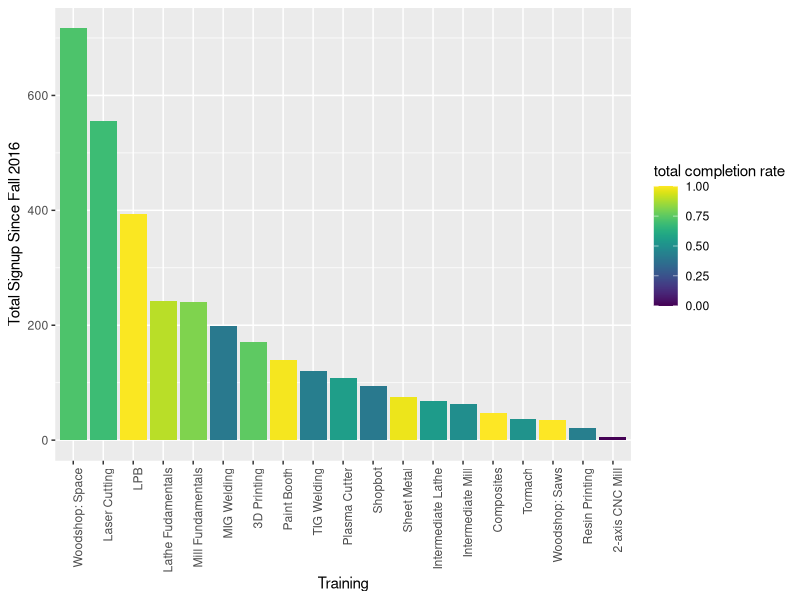
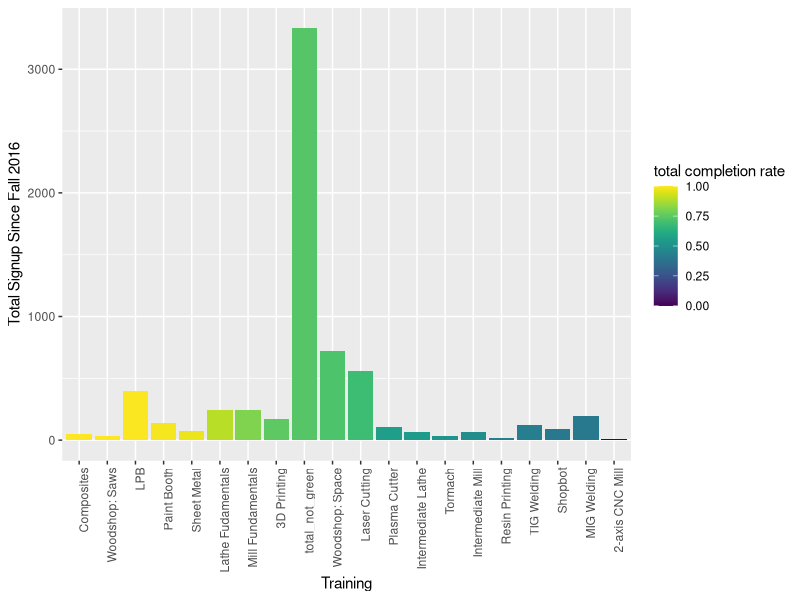
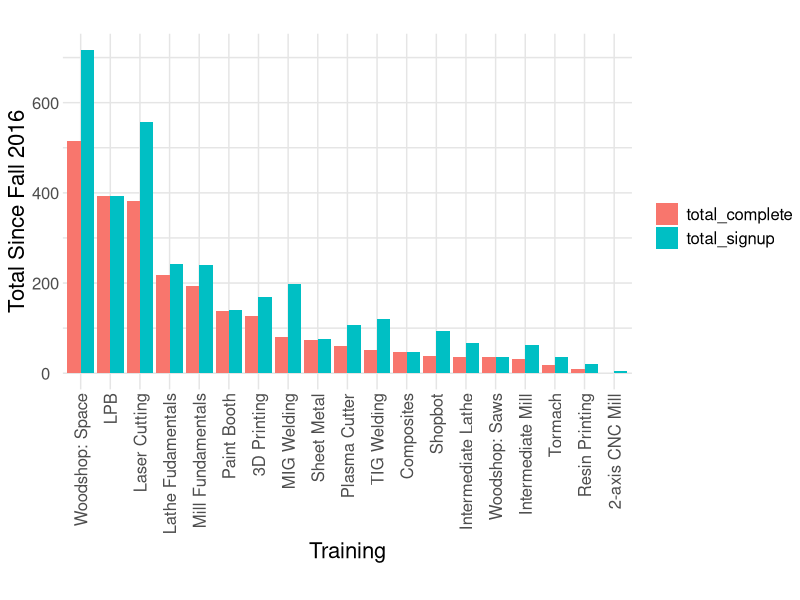
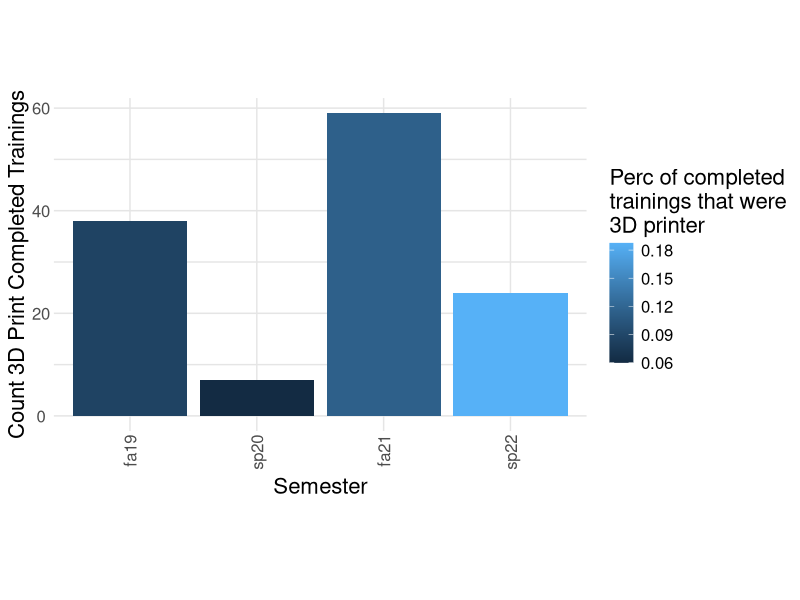
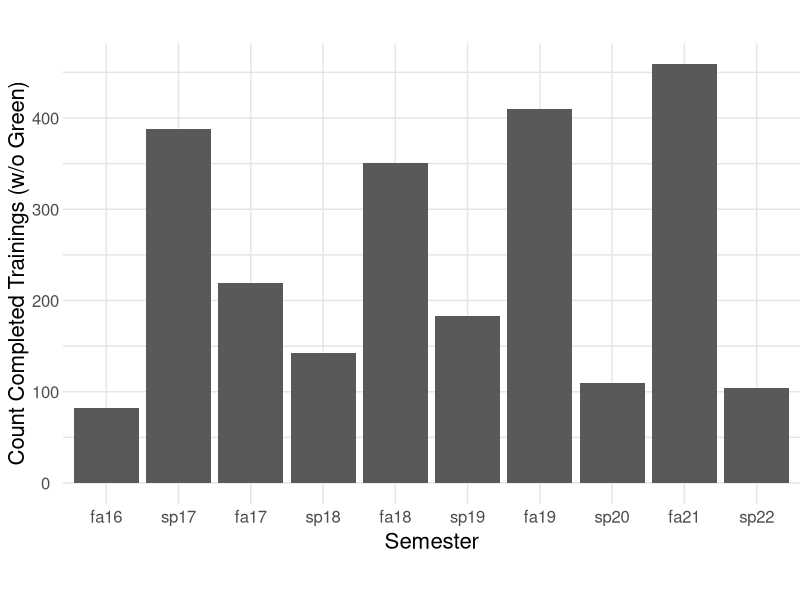

Write R code to recreate these figures, in order.
## ---- chunk 1
knitr::opts_chunk$set(echo = TRUE)
library(tidyverse)
library(readxl) 
library(viridis)
library(stringr)
## ---- chunk 2
theme_common <- function() {
  theme_minimal() %+replace%
  theme(
    axis.text.x = element_text(size = 12),
    axis.text.y = element_text(size = 12),
    axis.title.x = element_text(margin = margin(4, 4, 4, 4), size = 16),
    axis.title.y = element_text(margin = margin(4, 4, 4, 4), size = 16, angle = 90),
    legend.title = element_text(size = 16),
    legend.text = element_text(size = 12),
    strip.text.x = element_text(size = 12),
    strip.text.y = element_text(size = 12),
    panel.grid.major = element_line(color = "grey90"),
    panel.grid.minor = element_line(color = "grey90"),
    aspect.ratio = 10/16,
    plot.margin = unit(c(t = +0, b = +0, r = +0, l = +0), "cm"),
    plot.title = element_text(size = 18),
    # plot.title.position = "plot",
    plot.subtitle = element_text(size = 16),
    plot.caption = element_text(size = 12)
  )
}
## ---- chunk 3
col_names <-
  c(
    "training",
    "sp22_signup",
    "sp22_complete",
    "sp22_comp_rate",
    "fa21_signup",
    "fa21_complete",
    "fa21_comp_rate",
    "sp20_signup",
    "sp20_complete",
    "sp20_comp_rate",
    "fa19_signup",
    "fa19_complete",
    "fa19_comp_rate",
    "sp19_signup",
    "sp19_complete",
    "sp19_comp_rate",
    "fa18_signup",
    "fa18_complete",
    "fa18_comp_rate",
    "sp18_signup",
    "sp18_complete",
    "sp18_comp_rate",
    "fa17_signup",
    "fa17_complete",
    "fa17_comp_rate",
    "sp17_signup",
    "sp17_complete",
    "sp17_comp_rate",
    "fa16_signup",
    "fa16_complete",
    "fa16_comp_rate",
    "total_signup",
    "total_complete",
    "total_comp_rate"
  )

df_raw <- read_excel("data/edited_shopTrainingSummary.xlsx", sheet = 2, col_names = col_names, skip = 1)
df_raw
# create total row without green
# make tidy
# df_tidy <-
#   df_raw %>% 
#   pivot_longer(cols = !"training", names_to = "sem_stat", values_to = "stat") %>% 

df_tidy <-
  df_raw %>% 
  pivot_longer(cols = !"training", names_to = "sem", values_to = "val")

df_tidy
## ---- chunk 4
df_raw %>% 
  filter(
    !training %in% c("Total", "Green", "total_not_green"),
    !is.na(training)
  ) %>% 
  ggplot(aes(x = reorder(training, -total_signup), y = total_signup, fill = total_comp_rate)) +
  geom_col() +
  theme(axis.text.x = element_text(angle = 90, hjust = 1)) +
  scale_fill_viridis(name = "total completion rate") +
  xlab("Training") +
  ylab("Total Signup Since Fall 2016")
  
## ---- chunk 5
df_raw %>% 
  filter(
    !training %in% c("Total", "Green"),
    !is.na(training)
  ) %>% 
  ggplot(aes(x = reorder(training, -total_comp_rate), y = total_signup, fill = total_comp_rate)) +
  geom_col() +
  theme(axis.text.x = element_text(angle = 90, hjust = 1)) +
  scale_fill_viridis(name = "total completion rate") +
  xlab("Training") +
  ylab("Total Signup Since Fall 2016")
## ---- chunk 6
df_raw %>% 
  filter(
    !training %in% c("Total", "Green", "total_not_green"),
    !is.na(training)
  ) %>% 
  mutate(
    fully_complete = total_complete
  ) %>% 
  pivot_longer(names_to = "stat", values_to = "val_stat", cols = c("total_signup", "total_complete")) %>% 
  ggplot(aes(x = reorder(training, -fully_complete), y = val_stat, fill = stat)) +
  geom_col(position = "dodge") +
  theme_common() +
  theme(axis.text.x = element_text(angle = 90, hjust = 1)) +
  #scale_fill_viridis(name = "total completion rate") +
  xlab("Training") +
  ylab("Total Since Fall 2016") +
  scale_fill_discrete(name = "")
## ---- chunk 7
# df_raw %>% 
#   filter(training == "3D Printing") %>% 
#   pivot_longer(names_to = "stat", values_to = "val_stat", cols = c(ends_with("complete"), ends_with("signup"), ends_with("rate"))) %>% 
#   filter(!is.na(val_stat)) %>% 
#   ggplot(aes(x = stat, y = val_stat, fill)) +
#   geom_col() +
#     theme(axis.text.x = element_text(angle = 90, hjust = 1)) 

#TODO make graph in right order
df_raw %>% 
  filter(training %in% c("3D Printing", "total_not_green")) %>% 
  select("training", ends_with("complete")) %>% 
  pivot_longer(
    names_to = "complete", 
    values_to = "val_stat", 
    cols = c(
    "sp22_complete",
    "fa21_complete",
    "sp20_complete",
    "fa19_complete",
    "sp19_complete",
    "fa18_complete",
    "sp18_complete",
    "fa17_complete",
    "sp17_complete",
    "fa16_complete",
    "total_complete")
  ) %>% 
  filter(!is.na(val_stat), complete != "total_complete", complete %in% c("sp22_complete", "fa21_complete", "sp20_complete", "fa19_complete")) %>% 
  group_by(complete) %>% 
  mutate(
    perc = sum(val_stat)
  ) %>% 
  ungroup() %>% 
  mutate(
    perc = val_stat / perc,
    complete = factor(complete, levels = c("fa19_complete", "sp20_complete", "fa21_complete", "sp22_complete"), ordered = TRUE)
  ) %>% 
  filter(training == "3D Printing") %>% 
  # pivot_wider(names_from = "complete", values_from = "val_stat") %>% 
  # add_row(
  #   perc = 
  # )
  ggplot(aes(x = complete, y = val_stat, fill = perc)) +
  geom_col() +
  theme_common() +
  theme(axis.text.x = element_text(angle = 90, hjust = 1)) +
  xlab("Semester") +
  ylab("Count 3D Print Completed Trainings") +
  scale_fill_continuous(name = "Perc of completed \ntrainings that were \n3D printer") +
  scale_x_discrete(labels = c("fa19", "sp20", "fa21", "sp22"))
  #scale_fill_viridis()
## ---- chunk 8
df_tidy %>% 
  filter(
    training == "total_not_green", 
    str_detect(sem, "complete"),
    sem != "total_complete"
  ) %>% 
  mutate(
    sem = factor(sem, levels = c("fa16_complete", "sp17_complete", "fa17_complete", "sp18_complete", "fa18_complete", "sp19_complete", "fa19_complete", "sp20_complete", "fa21_complete", "sp22_complete"))
  ) %>% 
  ggplot(aes(x = sem, y = val)) +
  geom_col() +
  theme(axis.text.x = element_text(angle = 90, hjust = 1)) +
  theme_common() +
  scale_x_discrete(labels = c("fa16", "sp17", "fa17", "sp18", "fa18", "sp19", "fa19", "sp20", "fa21", "sp22")) +
  xlab("Semester") +
  ylab("Count Completed Trainings (w/o Green)")
